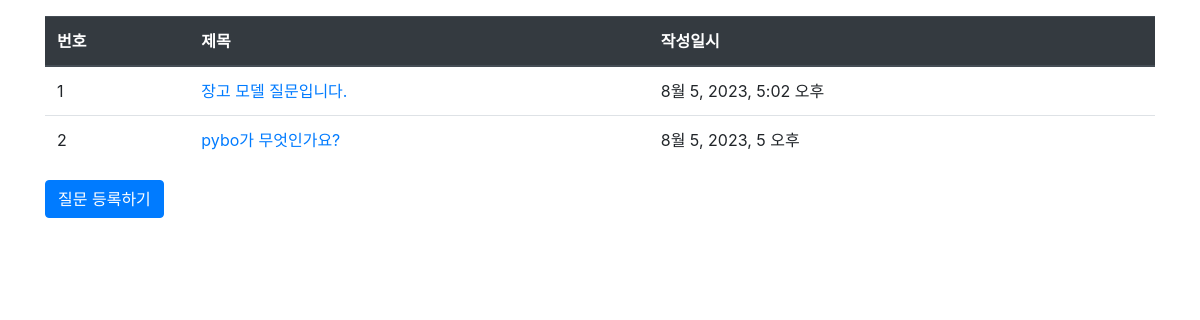
Before: /pybo/ with the older database file.
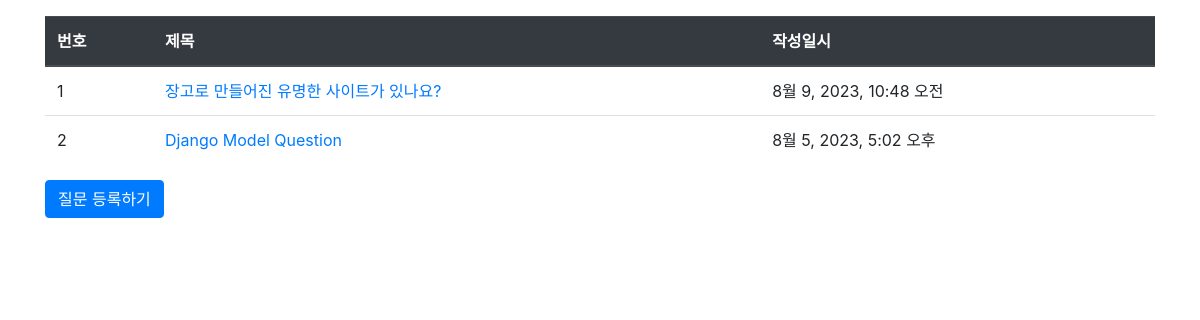
After: the same page with the newer database file.
### pybo/models.py (models this page shows, shortened)
class Question(models.Model):
    subject=models.CharField(max_length=200)
    content = models.TextField()
    create_date=models.DateTimeField()

### pybo/views.py (the view)
# urls.py: path('',views.index, name='index'),
def index(request):
    question_list = Question.objects.order_by('-create_date')
    context = {'question_list' : question_list}
    return render(request, 'pybo/question_list.html', context)

### templates/pybo/question_list.html
{% extends 'base.html' %}
{% block content %}
<div class="container my-3">
    <table class="table">
        <thead>
        <tr class="thead-dark">
            <th>번호</th>
            <th>제목</th>
            <th>작성일시</th>
        </tr>
        </thead>
        <tbody>
        {% if question_list %}
        {% for question in question_list %}
        <tr>
            <td>{{ forloop.counter }}</td>
            <td>
                <a href="{% url 'pybo:detail' question.id %}">{{ question.subject }}</a>
            </td>
            <td>{{ question.create_date }}</td>
        </tr>
        {% endfor %}
        {% else %}
        <tr>
            <td colspan="3">질문이 없습니다.</td>
        </tr>
        {% endif %}
        </tbody>
    </table>
    <a href="{% url 'pybo:question_create'  %}" class="btn btn-primary">
        질문 등록하기
    </a>
</div>
{% endblock %}

Changed rows visible on the page:
removed Question: subject "pybo가 무엇인가요?", create_date "8월 5, 2023, 5 오후"
added Question: subject "장고로 만들어진 유명한 사이트가 있나요?", create_date "8월 9, 2023, 10:48 오전"
changed Question: subject "장고 모델 질문입니다." → "Django Model Question"
